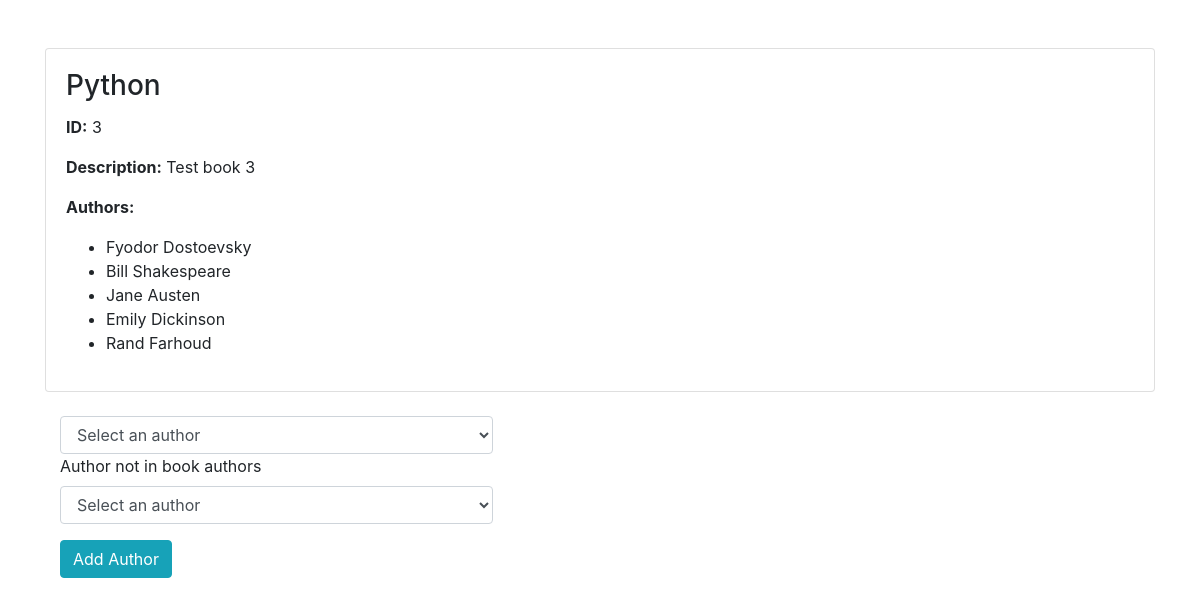
The page /books/3 on the database as committed earlier.
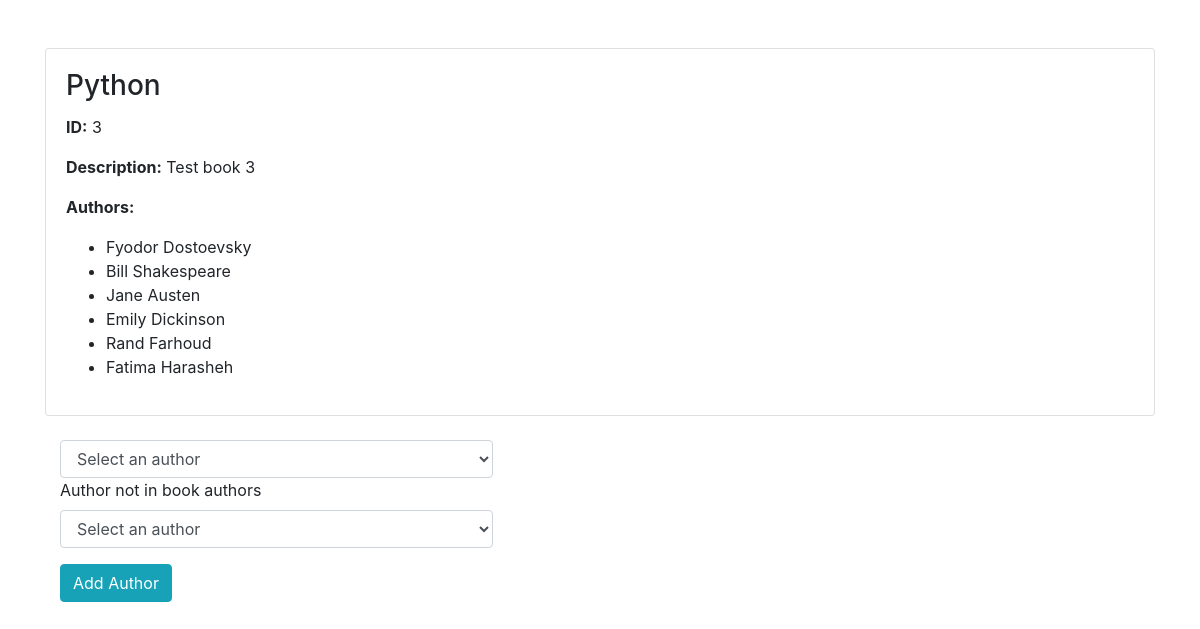
The same page on the database as committed later.
### books_authors_app/models.py (models this page shows)
class Author(models.Model):
    first_name = models.CharField(max_length=45)
    last_name = models.CharField(max_length=45)
    created_at = models.DateTimeField(auto_now_add=True)
    updated_at = models.DateTimeField(auto_now=True)
    notes = models.TextField(default = "empty")
    books = models.ManyToManyField(Book, related_name='authors')

### books_authors_app/views.py (the view)
# urls.py: path('books/<int:id>',views.show_book_details),
def show_book_details(request, id):
    context = {
        'book': models.get_book_by_id(id),
        'authors':models.get_all_authors(),
        'not_in':models.get_all_author_not_in_book_authors(id),
    }
    return render (request, "show_book.html", context)

### books_authors_app/models.py (called while the page is built)
def get_book_by_id(id):
    return Book.objects.get(id = id)

def get_all_authors():
    return Author.objects.all()

def get_all_author_not_in_book_authors(id):
    book = get_book_by_id(id)
    book_authors = book.authors.all()
    return Author.objects.exclude(id__in=[book.id for book in book_authors])

### books_authors_app/templates/show_book.html (shortened to what this page needs)
<!DOCTYPE html>
<html lang="en">
<head>
    <link href="https://stackpath.bootstrapcdn.com/bootstrap/4.5.2/css/bootstrap.min.css" rel="stylesheet">
</head>
<body>
    <div class="container">
        <div class="card mt-5">
            <div class="card-body">
                <h3 class="card-title">{{ book.title }}</h3>
                <p class="card-text"><strong>ID:</strong> {{ book.id }}</p>
                <p class="card-text"><strong>Description:</strong> {{ book.description }}</p>
                <p class="card-text"><strong>Authors:</strong></p>
                <ul>
                    {% for author in book.authors.all %}
                    <li>{{ author.first_name }} {{ author.last_name }}</li>
                    {% endfor %}
                </ul>
            </div>
        </div>
        <form action="/add_author_for_book" method="post" class="needs-validation col-md-5 mt-4" novalidate>
            <div class="form-group">
                <select class="form-control" name="author" required>
                    <option value="" disabled selected>Select an author</option>
                </select>
                <label for="not_in">Author not in book authors</label>
                <select class="form-control" name="author" required>
                    <option value="" disabled selected>Select an author</option>
                </select>
            </div>
            <button type="submit" class="btn btn-info">Add Author</button>
        </form>
    </div>
</body>
</html>

Rows that differ between the two databases and show on the page:
added Author: first_name "Fatima", last_name "Harasheh"
